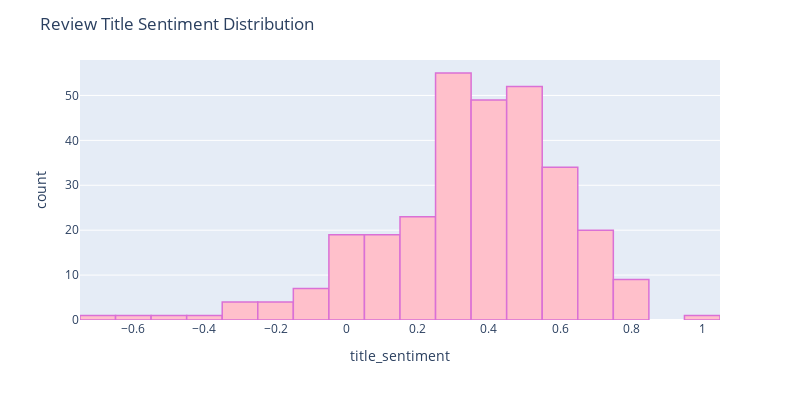
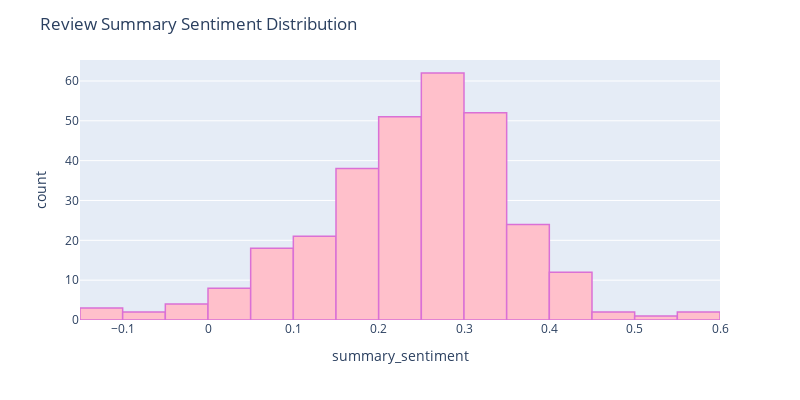

Write notebook code for charts like these, in order.
### Markdown cell above
### Sentiment Distribution Plot

### Code cell
%matplotlib inline
fig2 = px.histogram(hotels_df, x="title_sentiment",  width=800, height=400)
fig2.update_traces(marker_color="pink",marker_line_color='orchid',
                  marker_line_width=1.5)
fig2.update_layout(title_text='Review Title Sentiment Distribution')
fig2.show()

%matplotlib inline
fig3 = px.histogram(hotels_df, x="summary_sentiment",  width=800, height=400)
fig3.update_traces(marker_color="pink",marker_line_color='orchid',
                  marker_line_width=1.5)
fig3.update_layout(title_text='Review Summary Sentiment Distribution')
fig3.show()

### Figure 1 — Plotly figure (JSON) as saved in the notebook; plotly's stock layout.template omitted (floating-point values rounded to 4 significant figures; data arrays with more than 128 entries replaced by an {"elided": "..."} marker saying what was removed)
{"data": [{"alignmentgroup": "True", "bingroup": "x", "hovertemplate": "title_sentiment=%{x}<br>count=%{y}<extra></extra>", "legendgroup": "", "marker": {"color": "pink", "line": {"color": "orchid", "width": 1.5}, "pattern": {"shape": ""}}, "name": "", "offsetgroup": "", "orientation": "v", "showlegend": false, "type": "histogram", "x": {"elided": "300 float values"}, "xaxis": "x", "yaxis": "y"}], "layout": {"barmode": "relative", "height": 400, "legend": {"tracegroupgap": 0}, "margin": {"t": 60}, "title": {"text": "Review Title Sentiment Distribution"}, "width": 800, "xaxis": {"anchor": "y", "domain": [0, 1], "title": {"text": "title_sentiment"}}, "yaxis": {"anchor": "x", "domain": [0, 1], "title": {"text": "count"}}}}

### Figure 2 — Plotly figure (JSON) as saved in the notebook; plotly's stock layout.template omitted (floating-point values rounded to 4 significant figures; data arrays with more than 128 entries replaced by an {"elided": "..."} marker saying what was removed)
{"data": [{"alignmentgroup": "True", "bingroup": "x", "hovertemplate": "summary_sentiment=%{x}<br>count=%{y}<extra></extra>", "legendgroup": "", "marker": {"color": "pink", "line": {"color": "orchid", "width": 1.5}, "pattern": {"shape": ""}}, "name": "", "offsetgroup": "", "orientation": "v", "showlegend": false, "type": "histogram", "x": {"elided": "300 float values"}, "xaxis": "x", "yaxis": "y"}], "layout": {"barmode": "relative", "height": 400, "legend": {"tracegroupgap": 0}, "margin": {"t": 60}, "title": {"text": "Review Summary Sentiment Distribution"}, "width": 800, "xaxis": {"anchor": "y", "domain": [0, 1], "title": {"text": "summary_sentiment"}}, "yaxis": {"anchor": "x", "domain": [0, 1], "title": {"text": "count"}}}}
